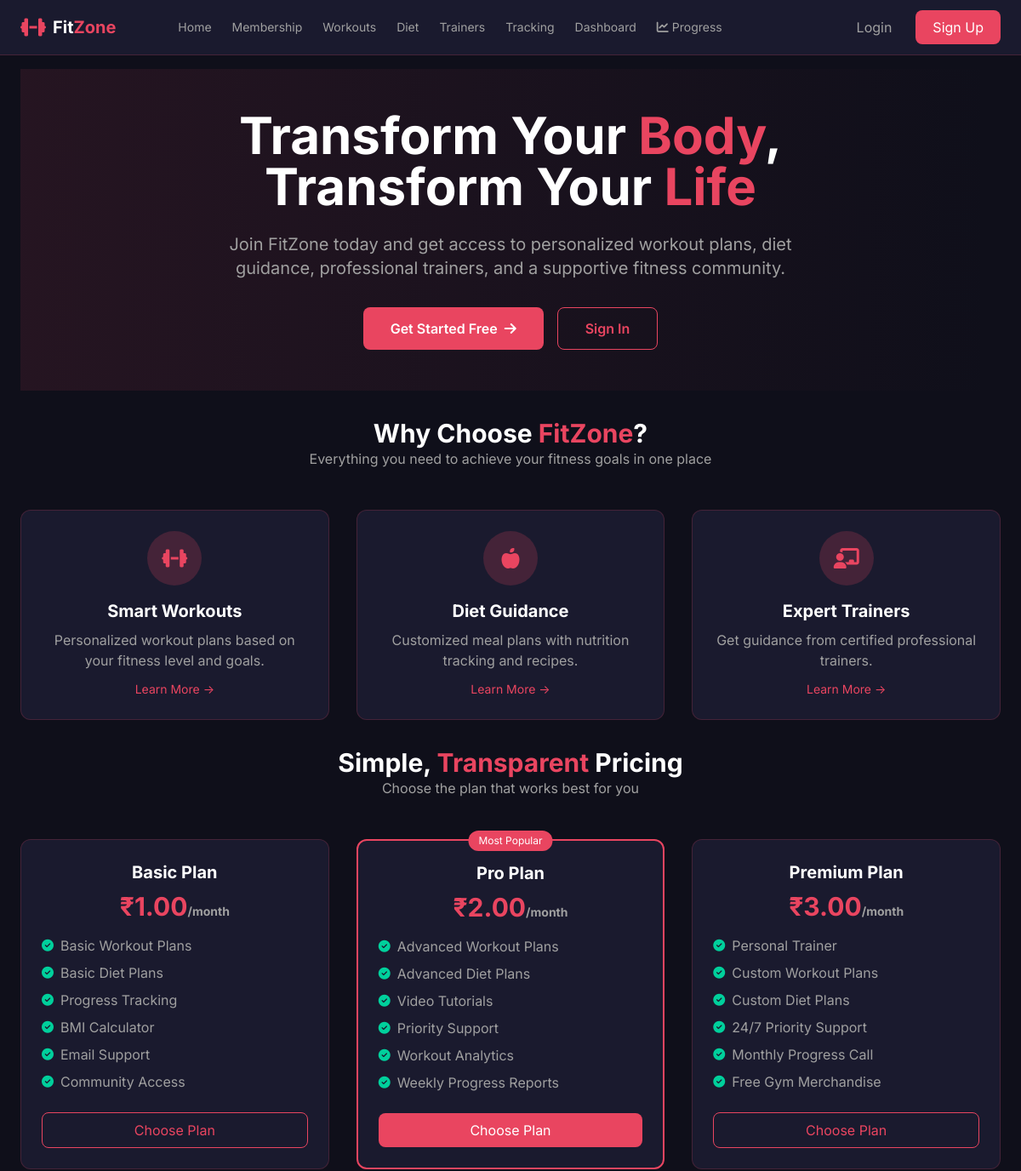
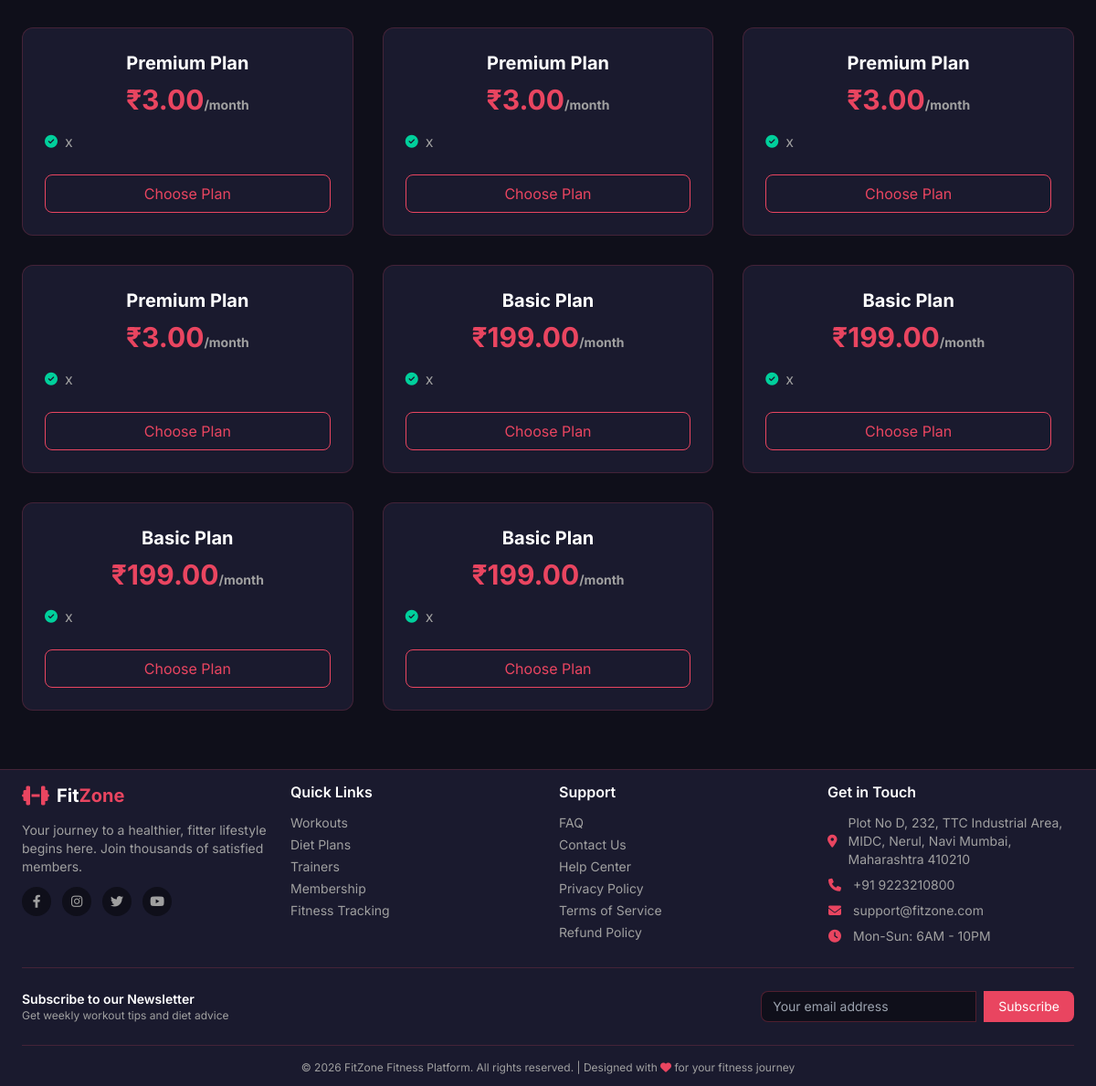
The page / on the database its author committed (2 pictures, top to bottom).
### membership/models.py (models this page shows, shortened)
class MembershipPlan(models.Model):
    PLAN_TYPES = [
        ('basic', 'Basic Plan'),
        ('pro', 'Pro Plan'),
        ('premium', 'Premium Plan'),
    ]
    DURATION_TYPES = [
        ('monthly', 'Monthly'),
        ('quarterly', 'Quarterly'),
        ('yearly', 'Yearly'),
    ]
    name = models.CharField(max_length=100)
    plan_type = models.CharField(max_length=20, choices=PLAN_TYPES)
    duration = models.CharField(max_length=20, choices=DURATION_TYPES, default='monthly')
    price = models.DecimalField(max_digits=10, decimal_places=2)
    features = models.JSONField(default=list, help_text="List of features")
    description = models.TextField(blank=True)
    workout_plan_included = models.BooleanField(default=True)
    diet_plan_included = models.BooleanField(default=True)
    personal_trainer = models.BooleanField(default=False)
    is_active = models.BooleanField(default=True)
    is_popular = models.BooleanField(default=False)
    created_at = models.DateTimeField(auto_now_add=True)
    updated_at = models.DateTimeField(auto_now=True)
    class Meta:
        ordering = ['price']
        verbose_name = 'Membership Plan'
        verbose_name_plural = 'Membership Plans'

### accounts/views.py (the view)
# urls.py: path('', views.home_view, name='home'),
def home_view(request):
    from membership.models import MembershipPlan
    plans = MembershipPlan.objects.filter(is_active=True).order_by('price')
    context = {
        'plans': plans,
    }
    return render(request, 'base/home.html', context)

### templates/base/home.html (shortened to what this page needs)
{% extends 'base/base.html' %}
{% load static %}
{% block content %}
<div class="relative overflow-hidden hero-section">
    <div class="absolute inset-0 bg-gradient-to-r from-[#E94560]/10 to-transparent"></div>
    <div class="container mx-auto px-4 py-12 text-center relative">
        <h1 class="text-5xl md:text-6xl font-bold text-white mb-6 hero-title">
            Transform Your <span class="text-[#E94560]">Body</span>,<br>
            Transform Your <span class="text-[#E94560]">Life</span>
        </h1>
        <p class="text-text-gray text-lg md:text-xl max-w-2xl mx-auto mb-8 hero-subtitle">
            Join FitZone today and get access to personalized workout plans, diet guidance,
            professional trainers, and a supportive fitness community.
        </p>
        <div class="flex flex-col sm:flex-row gap-4 justify-center hero-buttons">
            {% if user.is_authenticated %}
               <a href="{% url 'dashboard' %}"
   class="bg-[#E94560] text-white px-8 py-3 rounded-lg font-semibold hover:bg-opacity-80 transition-all inline-flex items-center justify-center btn-hero">
    Go to Dashboard
    <i class="fas fa-arrow-right ml-2"></i>
</a>
            {% else %}
               <a href="{% url 'register' %}"
   class="bg-[#E94560] text-white px-8 py-3 rounded-lg font-semibold hover:bg-opacity-80 transition-all inline-flex items-center justify-center btn-hero">
    Get Started Free
    <i class="fas fa-arrow-right ml-2"></i>
</a>
<a href="{% url 'login' %}"
   class="border border-[#E94560] text-[#E94560] px-8 py-3 rounded-lg font-semibold hover:bg-[#E94560] hover:text-white transition-all inline-flex items-center justify-center btn-hero">
    Sign In
</a>
            {% endif %}
        </div>
    </div>
</div>
<div class="py-8 pt-0 features-section">
    <div class="text-center mb-12">
        <h2 class="text-3xl font-bold text-white mt-8 mb-0 section-title">Why Choose <span class="text-[#E94560]">FitZone</span>?</h2>
        <p class="text-text-gray max-w-2xl mt-0 mx-auto section-subtitle">Everything you need to achieve your fitness goals in one place</p>
    </div>
    <div class="grid grid-cols-1 md:grid-cols-3 gap-8 mt-8 features-grid">
        <div class="bg-[#1A1A2E] p-6 rounded-xl border border-[#E94560]/20 text-center card-hover feature-card">
            <div class="w-16 h-16 bg-[#E94560]/20 rounded-full flex items-center justify-center mx-auto mb-4 feature-icon">
                <i class="fas fa-dumbbell text-[#E94560] text-2xl"></i>
            </div>
            <h3 class="text-xl font-bold text-white mb-2">Smart Workouts</h3>
            <p class="text-text-gray">Personalized workout plans based on your fitness level and goals.</p>
            <a href="/membership/plans/" class="inline-block mt-3 text-[#E94560] hover:underline text-sm">Learn More →</a>
        </div>
        <div class="bg-[#1A1A2E] p-6 rounded-xl border border-[#E94560]/20 text-center card-hover feature-card">
            <div class="w-16 h-16 bg-[#E94560]/20 rounded-full flex items-center justify-center mx-auto mb-4 feature-icon">
                <i class="fas fa-apple-alt text-[#E94560] text-2xl"></i>
            </div>
            <h3 class="text-xl font-bold text-white mb-2">Diet Guidance</h3>
            <p class="text-text-gray">Customized meal plans with nutrition tracking and recipes.</p>
            <a href="/membership/plans/" class="inline-block mt-3 text-[#E94560] hover:underline text-sm">Learn More →</a>
        </div>
        <div class="bg-[#1A1A2E] p-6 rounded-xl border border-[#E94560]/20 text-center card-hover feature-card">
            <div class="w-16 h-16 bg-[#E94560]/20 rounded-full flex items-center justify-center mx-auto mb-4 feature-icon">
                <i class="fas fa-chalkboard-user text-[#E94560] text-2xl"></i>
            </div>
            <h3 class="text-xl font-bold text-white mb-2">Expert Trainers</h3>
            <p class="text-text-gray">Get guidance from certified professional trainers.</p>
            <a href="/membership/plans/" class="inline-block mt-3 text-[#E94560] hover:underline text-sm">Learn More →</a>
        </div>
    </div>
</div>
<div class="py-12 pt-0 pricing-section">
    <div class="text-center mb-8">
       <h2 class="text-3xl font-bold text-white section-title">Simple, <span class="text-[#E94560]">Transparent</span> Pricing</h2>
        <p class="text-text-gray max-w-2xl mx-auto mt-0 mb-12 section-subtitle">Choose the plan that works best for you</p>
    </div>
    <div class="grid grid-cols-1 md:grid-cols-3 gap-8 mt-8 pricing-grid">
        {% for plan in plans %}
        <div class="bg-[#1A1A2E] rounded-xl border {% if plan.is_popular %}border-2 border-[#E94560]{% else %}border-[#E94560]/20{% endif %} p-6 card-hover pricing-card relative">
            {% if plan.is_popular %}
            <div class="absolute -top-3 left-1/2 transform -translate-x-1/2 bg-[#E94560] text-white text-xs px-3 py-1 rounded-full popular-badge">Most Popular</div>
            {% endif %}
            <h3 class="text-xl font-bold text-white text-center mb-2">{{ plan.name }}</h3>
            <p class="text-3xl font-bold text-[#E94560] text-center mb-4 price-amount">₹{{ plan.price }}<span class="text-text-gray text-sm price-period">{% if plan.duration == 'monthly' %}/month{% elif plan.duration == 'quarterly' %}/3 months{% else %}/year{% endif %}</span></p>
            <ul class="space-y-2 mb-6 features-list">
                {% for feature in plan.features %}
                <li class="flex items-center"><i class="fas fa-check-circle text-[#00D09C] mr-2 text-sm"></i><span class="text-text-gray">{{ feature }}</span></li>
                {% endfor %}
            </ul>
            <a href="{% url 'membership:plans' %}" class="block text-center {% if plan.is_popular %}bg-[#E94560] text-white hover:bg-opacity-80{% else %}border border-[#E94560] text-[#E94560] hover:bg-[#E94560] hover:text-white{% endif %} py-2 rounded-lg transition-all">Choose Plan</a>
        </div>
        {% empty %}
        <div class="col-span-3 text-center py-12">
            <p class="text-text-gray">No membership plans available at the moment. Please check back later.</p>
        </div>
        {% endfor %}
    </div>
</div>
{% endblock %}

### templates/base/base.html (style rules this page uses)
* { margin: 0; padding: 0; box-sizing: border-box; }
body { background-color: #0F0F1A; font-family: 'Inter', system-ui, -apple-system, BlinkMacSystemFont, 'Segoe UI', sans-serif; color: #EEEEEE; overflow-x: hidden; }
.card-hover { transition: transform 0.3s ease, box-shadow 0.3s ease; }
html { transition: none !important; }

### templates/base/home.html (style rules this page uses)
.card-hover { transition: all 0.3s ease; }
html { scroll-behavior: smooth; }

### rows shown on the page
MembershipPlan: name "Basic Plan", price "1.00", duration "/month", features "Basic Workout Plans" "Basic Diet Plans" "Progress Tracking" "BMI Calculator" "Email Support" "Community Access"
MembershipPlan: is_popular "Most Popular", name "Pro Plan", price "2.00", duration "/month", features "Advanced Workout Plans" "Advanced Diet Plans" "Video Tutorials" "Priority Support" "Workout Analytics" "Weekly Progress Reports"
MembershipPlan: name "Premium Plan", price "3.00", duration "/month", features "Personal Trainer" "Custom Workout Plans" "Custom Diet Plans" "24/7 Priority Support" "Monthly Progress Call" "Free Gym Merchandise"
MembershipPlan: name "Premium Plan", price "3.00", duration "/month", features "[\"x\"]" (drawn), features "x"
MembershipPlan: name "Premium Plan", price "3.00", duration "/month", features "[\"x\"]" (drawn), features "x"
MembershipPlan: name "Premium Plan", price "3.00", duration "/month", features "[\"x\"]" (drawn), features "x"
MembershipPlan: name "Premium Plan", price "3.00", duration "/month", features "[\"x\"]" (drawn), features "x"
MembershipPlan: name "Basic Plan", price "199.00", duration "/month", features "[\"x\"]" (drawn), features "x"
MembershipPlan: name "Basic Plan", price "199.00", duration "/month", features "[\"x\"]" (drawn), features "x"
MembershipPlan: name "Basic Plan", price "199.00", duration "/month", features "[\"x\"]" (drawn), features "x"
MembershipPlan: name "Basic Plan", price "199.00", duration "/month", features "[\"x\"]" (drawn), features "x"
